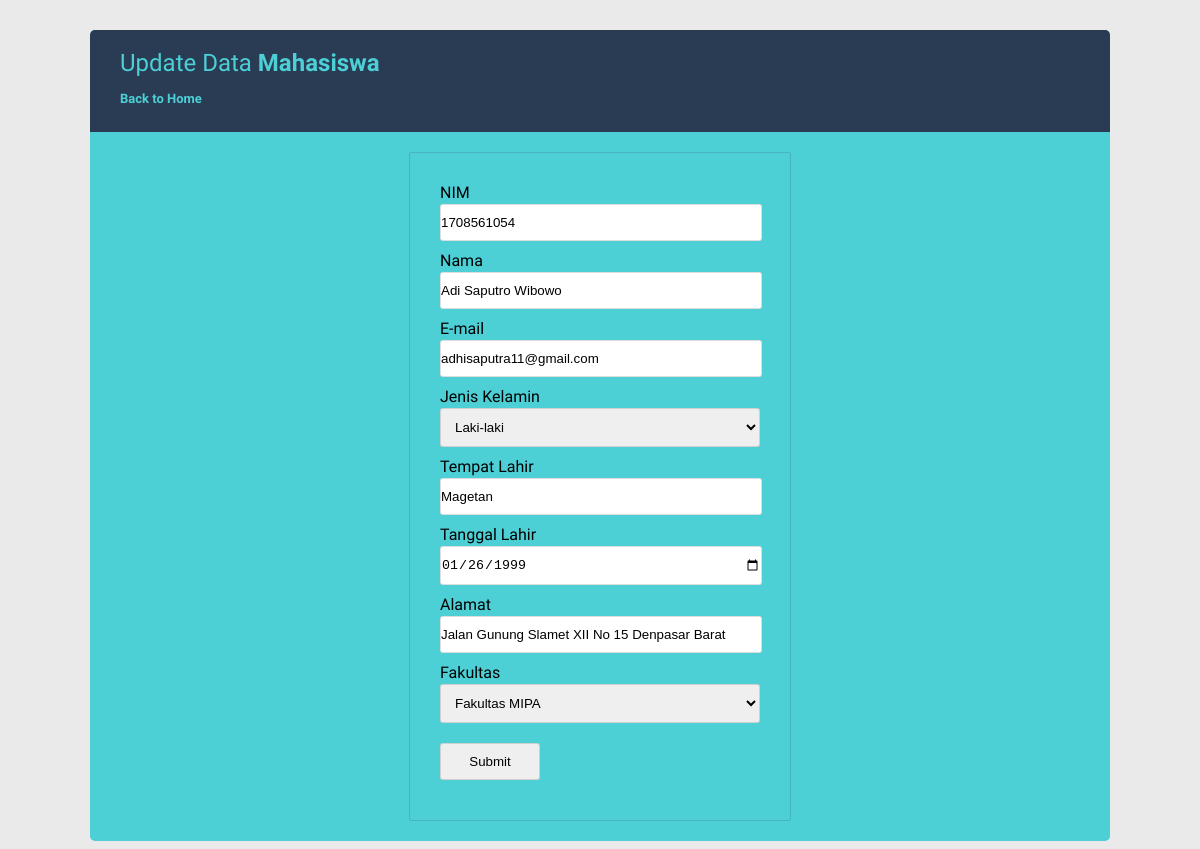
The app's page /update.php?id=2 with its own data.
### tables this page shows
CREATE TABLE `mahasiswa` (
  `idmahasiswa` int(11) NOT NULL,
  `nim` varchar(10) NOT NULL,
  `nama` varchar(50) NOT NULL,
  `jenisKelamin` enum('Laki-laki','Perempuan') NOT NULL,
  `tempatLahir` varchar(20) NOT NULL,
  `tglLahir` date NOT NULL,
  `alamat` text NOT NULL,
  `email` varchar(50) NOT NULL,
  `fakultas` enum('Fakultas Ilmu Budaya','Fakultas Kedokteran','Fakultas Hukum','Fakultas Teknik','Fakultas Pertanian','Fakultas Ekonomi dan Bisnis','Fakultas Peternakan','Fakultas MIPA','Fakultas Kedokteran Hewan','Fakultas Teknologi Pertanian','Fakultas Ilmu Sosial dan Ilmu Politik','Fakultas Kelautan dan Perikanan','Fakultas Pariwisata') NOT NULL
);

### function.php (called while the page is built, shortened)
<?php
$conn = mysqli_connect("localhost", "root", "", "mahasiswa");
function query($query)
{
	global $conn;
	$result = mysqli_query($conn, $query);
	$rows = [];
	while ($row = mysqli_fetch_assoc($result)) {
		$rows[] = $row;
	}
	return $rows;
}

### update.php (the view, shortened to what this page needs)
<?php
require "function.php";
$id = $_GET["id"];
$dataMhs = query("SELECT * FROM mahasiswa WHERE idmahasiswa = $id")[0];
?>
<!DOCTYPE html>
<html lang="en">
<head>
    <link rel="stylesheet" href="style/style.css">
    <link rel="stylesheet" href="https://use.fontawesome.com/releases/v5.8.1/css/all.css">
</head>
<body>
    <div class="container cf">
        <div class="table-wrapper">
            <div class="table-title cf">
                <div class="title-row">
                    <h2>Update Data <b>Mahasiswa<b></h2>
                    <a style="text-decoration: none; color: #4dcfd6" href="index.php">Back to Home</a>
                </div>
            </div>
            <form action="" method="post" class="form">
                <div class="field">
                    <label for="nim">NIM</label>
                    <input type="text" name="nim" id="nim" required value="<?= $dataMhs["nim"]; ?>">
                </div>
                <div class="field">
                    <label for="nama">Nama</label>
                    <input type="text" name="nama" id="nama" required value="<?= $dataMhs["nama"]; ?> ">
                </div>
                <div class="field">
                    <label for="nim">E-mail</label>
                    <input type="text" name="email" id="email" required value="<?= $dataMhs["email"]; ?> ">
                </div>
                <div class="field">
                    <label for="jk">Jenis Kelamin</label>
                    <select name="jk" id="jk">
                        <option value="laki-laki" <?= ($dataMhs["jenisKelamin"] == "Laki-laki" ? 'selected' : ''); ?>>Laki-laki</option>
                    </select>
                </div>
                <div class="field">
                    <label for="tempat-lahir">Tempat Lahir</label>
                    <input type="text" name="tempat-lahir" id="tempat-lahir" required value="<?= $dataMhs["tempatLahir"]; ?> ">
                </div>
                <div class="field">
                    <label for="tgl-lahir">Tanggal Lahir</label>
                    <input type="date" name="tgl-lahir" id="tgl-lahir" required value="<?= $dataMhs["tglLahir"]; ?>">
                </div>
                <div class="field">
                    <label for="alamat">Alamat</label>
                    <input type="text" name="alamat" id="alamat" required value="<?= $dataMhs["alamat"]; ?> ">
                </div>
                <div class="field">
                    <label for="fakultas">Fakultas</label>
                    <select name="fakultas" id="fakultas" placeholder="fakultas">
                        <?php
                        global $conn;
                        $result = mysqli_query($conn, "SELECT COLUMN_TYPE FROM INFORMATION_SCHEMA.COLUMNS
                            WHERE TABLE_NAME = 'mahasiswa' AND COLUMN_NAME = 'fakultas'");
                        $row = mysqli_fetch_array($result);
                        $enumList = explode(",", str_replace("'", "", substr($row['COLUMN_TYPE'], 5, (strlen($row['COLUMN_TYPE']) - 6))));
                        foreach ($enumList as $value) :
                        ?>
                            <option value="<?= $value ?>" <?= ($dataMhs["fakultas"] == $value ? 'selected' : ''); ?>><?= $value ?></option>
                        <?php endforeach ?>
                    </select>
                </div>
                <div class="field">
                    <input type="submit" class="btn" name="submit">
                </div>
            </form>
        </div>
    </div>
</body>
</html>

### style/style.css (style rules this page uses)
.cf:before, .cf:after { content: " "; display: table; }
.cf:after { clear: both; }
.cf { *zoom: 1; }
* { margin: 0px; padding: 0px; }
body { background-color: #eaeaea; font-family: 'Varela Round', sans-serif; font-size: 13px; }
.container { background-color: #4dcfd6; width: 85%; margin: 30px auto; border-radius: 5px; }
.table-wrapper { margin-bottom: 10px; }
.table-title { padding: 16px 30px; background-color: #293c54; color: #4dcfd6; line-height: 35px; border-top-left-radius: 5px; border-top-right-radius: 5px; }
.title-row { width: 50%; float: left; font-weight: normal; }
.title-row h2 { font-size: 24px; font-weight: normal; }
form.form { padding: 30px; display: block; border: 0.5px solid rgba(34,36,38,.15); border-radius: 2px; width: 320px; margin: 20px auto; }
form.form label { display: block; font-size: 16px; font-weight: normal; margin-bottom: 2px; }
.form { padding: 30px; display: block; border: 0.5px solid rgba(34,36,38,.15); border-radius: 2px; width: 320px; margin: 20px auto; }
.form label { display: block; font-size: 16px; font-weight: normal; margin-bottom: 2px; }
.field { margin-bottom: 10px; }
.field input { padding: 10px 0; border: 0.5px solid rgba(34,36,38,.15); border-radius: 3px; width: 100%; }
.field select { padding: 10px; border: 0.5px solid rgba(34,36,38,.15); border-radius: 3px; width: 320px; }
.field .btn { margin-top: 10px; width: 100px; }

### records on screen
mahasiswa: nim "1708561054", nama "Adi Saputro Wibowo", email "adhisaputra11@gmail.com", jk "Laki-laki", tempat-lahir "Magetan", tgl-lahir "01/26/1999", alamat "Jalan Gunung Slamet XII No 15 Denpasar Barat", fakultas "Fakultas MIPA"
